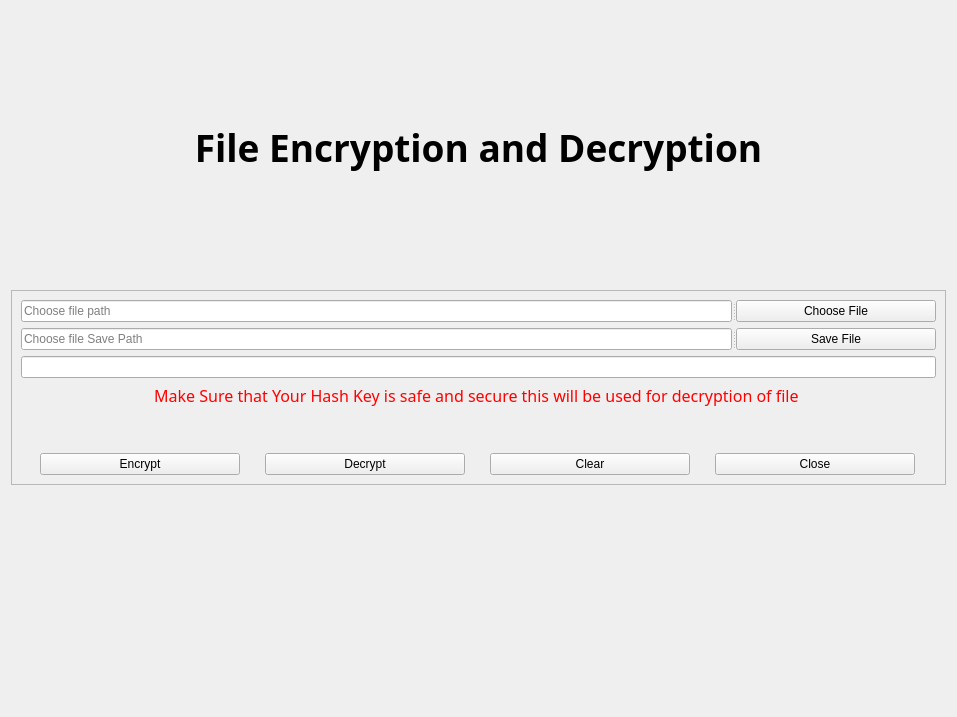
<?xml version="1.0" encoding="UTF-8"?>
<ui version="4.0">
    <class>Form</class>
    <widget class="QWidget" name="Form">
        <property name="geometry">
            <rect>
                <x>0</x>
                <y>0</y>
                <width>957</width>
                <height>717</height>
            </rect>
        </property>
        <property name="maximumSize">
            <size>
                <width>957</width>
                <height>717</height>
            </size>
        </property>
        <property name="windowTitle">
            <string>Form</string>
        </property>
        <layout class="QVBoxLayout" name="verticalLayout_2">
            <item>
                <spacer name="verticalSpacer_4">
                    <property name="orientation">
                        <enum>Qt::Vertical</enum>
                    </property>
                    <property name="sizeHint" stdset="0">
                        <size>
                            <width>20</width>
                            <height>102</height>
                        </size>
                    </property>
                </spacer>
            </item>
            <item>
                <widget class="QLabel" name="HeaderLabel">
                    <property name="font">
                        <font>
                            <family>Rockwell</family>
                            <pointsize>28</pointsize>
                            <bold>true</bold>
                        </font>
                    </property>
                    <property name="text">
                        <string>File Encryption and Decryption</string>
                    </property>
                    <property name="alignment">
                        <set>Qt::AlignCenter</set>
                    </property>
                </widget>
            </item>
            <item>
                <spacer name="verticalSpacer">
                    <property name="orientation">
                        <enum>Qt::Vertical</enum>
                    </property>
                    <property name="sizeHint" stdset="0">
                        <size>
                            <width>20</width>
                            <height>103</height>
                        </size>
                    </property>
                </spacer>
            </item>
            <item>
                <widget class="QFrame" name="frame">
                    <property name="frameShape">
                        <enum>QFrame::StyledPanel</enum>
                    </property>
                    <property name="frameShadow">
                        <enum>QFrame::Raised</enum>
                    </property>
                    <layout class="QVBoxLayout" name="verticalLayout">
                        <item>
                            <widget class="QSplitter" name="splitter">
                                <property name="orientation">
                                    <enum>Qt::Horizontal</enum>
                                </property>
                                <widget class="QLineEdit" name="FileSelect">
                                    <property name="minimumSize">
                                        <size>
                                            <width>30</width>
                                            <height>0</height>
                                        </size>
                                    </property>
                                    <property name="readOnly">
                                        <bool>true</bool>
                                    </property>
                                    <property name="placeholderText">
                                        <string>Choose file path</string>
                                    </property>
                                </widget>
                                <widget class="QPushButton" name="BtnChooseFile">
                                    <property name="maximumSize">
                                        <size>
                                            <width>200</width>
                                            <height>16777215</height>
                                        </size>
                                    </property>
                                    <property name="text">
                                        <string>Choose File</string>
                                    </property>
                                </widget>
                            </widget>
                        </item>
                        <item>
                            <widget class="QSplitter" name="splitter_2">
                                <property name="orientation">
                                    <enum>Qt::Horizontal</enum>
                                </property>
                                <widget class="QLineEdit" name="FileSave">
                                    <property name="minimumSize">
                                        <size>
                                            <width>30</width>
                                            <height>0</height>
                                        </size>
                                    </property>
                                    <property name="readOnly">
                                        <bool>true</bool>
                                    </property>
                                    <property name="placeholderText">
                                        <string>Choose file Save Path</string>
                                    </property>
                                </widget>
                                <widget class="QPushButton" name="BtnSaveFile">
                                    <property name="maximumSize">
                                        <size>
                                            <width>200</width>
                                            <height>16777215</height>
                                        </size>
                                    </property>
                                    <property name="text">
                                        <string>Save File</string>
                                    </property>
                                </widget>
                            </widget>
                        </item>
                        <item>
                            <widget class="QLineEdit" name="HashKey">
                                <property name="minimumSize">
                                    <size>
                                        <width>40</width>
                                        <height>0</height>
                                    </size>
                                </property>
                            </widget>
                        </item>
                        <item>
                            <widget class="QLabel" name="label">
                                <property name="font">
                                    <font>
                                        <family>Rockwell Condensed</family>
                                        <pointsize>12</pointsize>
                                    </font>
                                </property>
                                <property name="styleSheet">
                                    <string notr="true"/>
                                </property>
                                <property name="text">
                                    <string>&lt;html&gt;&lt;head/&gt;&lt;body&gt;&lt;p&gt;&lt;span style=&quot;
                                        color:#ff0000;&quot;&gt;Make Sure that Your Hash Key is safe and secure this
                                        will be used for decryption of file &lt;/span&gt;&lt;/p&gt;&lt;/body&gt;&lt;/html&gt;
                                    </string>
                                </property>
                                <property name="alignment">
                                    <set>Qt::AlignCenter</set>
                                </property>
                            </widget>
                        </item>
                        <item>
                            <spacer name="verticalSpacer_5">
                                <property name="orientation">
                                    <enum>Qt::Vertical</enum>
                                </property>
                                <property name="sizeHint" stdset="0">
                                    <size>
                                        <width>20</width>
                                        <height>40</height>
                                    </size>
                                </property>
                            </spacer>
                        </item>
                        <item>
                            <layout class="QHBoxLayout" name="horizontalLayout">
                                <item>
                                    <widget class="QPushButton" name="BtnEncrypt">
                                        <property name="maximumSize">
                                            <size>
                                                <width>200</width>
                                                <height>16777215</height>
                                            </size>
                                        </property>
                                        <property name="text">
                                            <string>Encrypt</string>
                                        </property>
                                    </widget>
                                </item>
                                <item>
                                    <widget class="QPushButton" name="BtnDecrypt">
                                        <property name="maximumSize">
                                            <size>
                                                <width>200</width>
                                                <height>16777215</height>
                                            </size>
                                        </property>
                                        <property name="text">
                                            <string>Decrypt</string>
                                        </property>
                                    </widget>
                                </item>
                                <item>
                                    <widget class="QPushButton" name="BtnClear">
                                        <property name="maximumSize">
                                            <size>
                                                <width>200</width>
                                                <height>16777215</height>
                                            </size>
                                        </property>
                                        <property name="text">
                                            <string>Clear</string>
                                        </property>
                                    </widget>
                                </item>
                                <item>
                                    <widget class="QPushButton" name="BtnMainMenu">
                                        <property name="maximumSize">
                                            <size>
                                                <width>200</width>
                                                <height>16777215</height>
                                            </size>
                                        </property>
                                        <property name="text">
                                            <string>Close</string>
                                        </property>
                                    </widget>
                                </item>
                            </layout>
                        </item>
                    </layout>
                </widget>
            </item>
            <item>
                <spacer name="verticalSpacer_2">
                    <property name="minimumSize">
                        <size>
                            <width>40</width>
                            <height>0</height>
                        </size>
                    </property>
                    <property name="orientation">
                        <enum>Qt::Vertical</enum>
                    </property>
                    <property name="sizeHint" stdset="0">
                        <size>
                            <width>37</width>
                            <height>102</height>
                        </size>
                    </property>
                </spacer>
            </item>
            <item>
                <spacer name="verticalSpacer_3">
                    <property name="orientation">
                        <enum>Qt::Vertical</enum>
                    </property>
                    <property name="sizeHint" stdset="0">
                        <size>
                            <width>20</width>
                            <height>102</height>
                        </size>
                    </property>
                </spacer>
            </item>
        </layout>
    </widget>
    <resources/>
    <connections/>
</ui>
